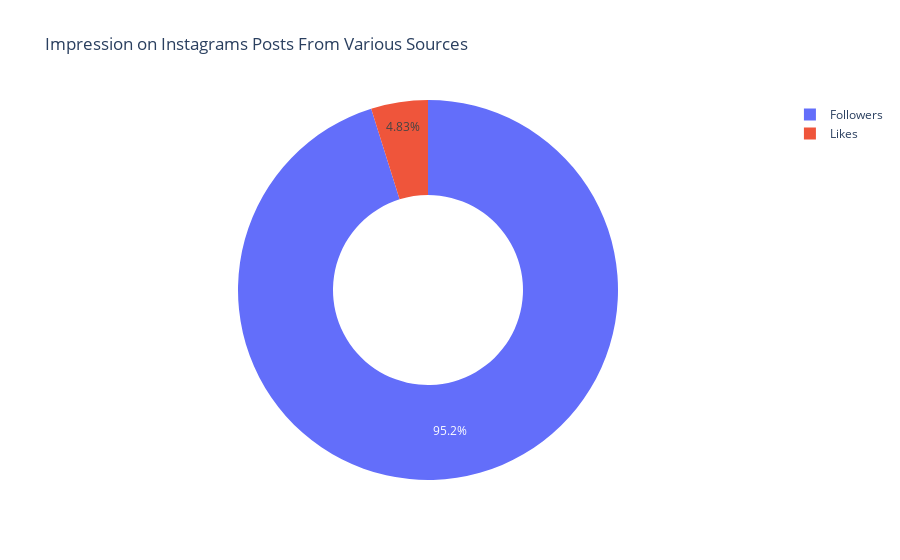

The notebook cell saved with this chart:
### Markdown cell above
**RELATION BETWEEN LIKES AND FOLLOWERS**

### Code cell
followers = df['Followers'].sum()
likes = df['Likes'].sum()

labels = ['Followers', 'Likes']
values = [followers, likes]

fig = px.pie(df, values = values, names = labels, title = "Impression on Instagrams Posts From Various Sources", hole = 0.5)
fig.show()

### Figure 1 — Plotly figure (JSON) as saved in the notebook; plotly's stock layout.template omitted (floating-point values rounded to 4 significant figures)
{"data": [{"domain": {"x": [0, 1], "y": [0, 1]}, "hole": 0.5, "hovertemplate": "label=%{label}<br>value=%{value}<extra></extra>", "labels": ["Followers", "Likes"], "legendgroup": "", "name": "", "showlegend": true, "type": "pie", "values": [88607, 4501]}], "layout": {"legend": {"tracegroupgap": 0}, "title": {"text": "Impression on Instagrams Posts From Various Sources"}}}
